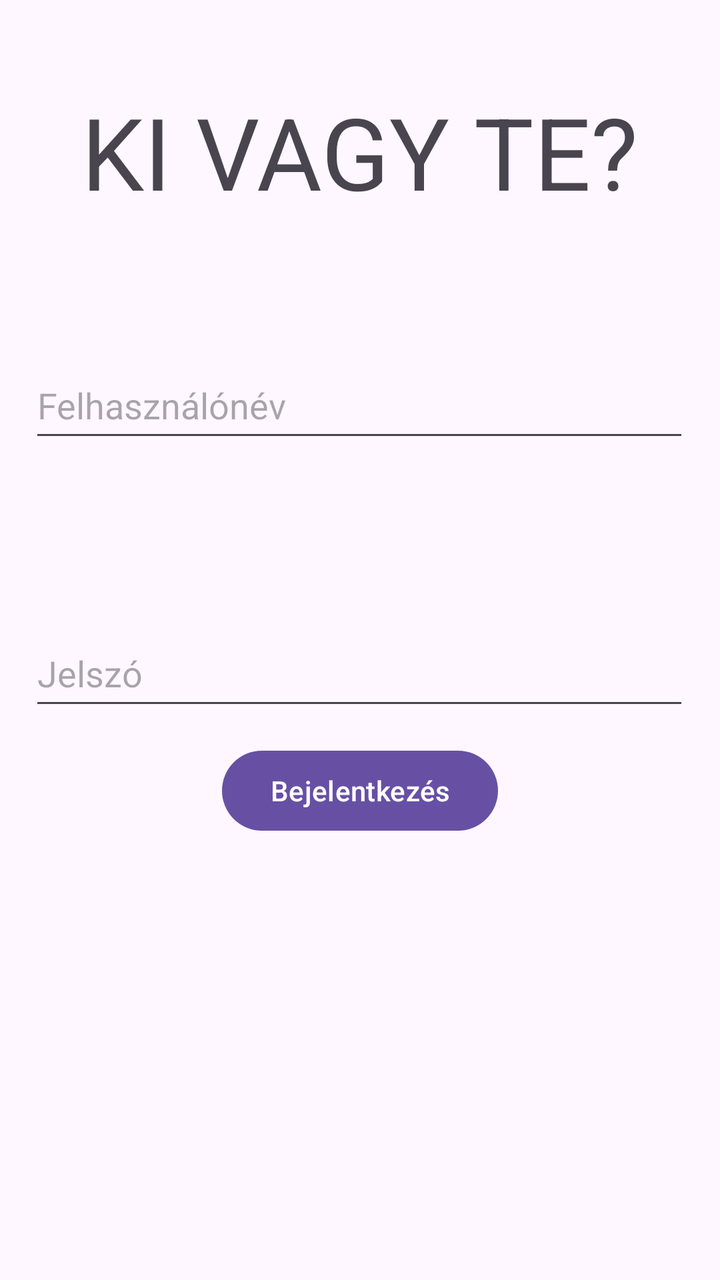
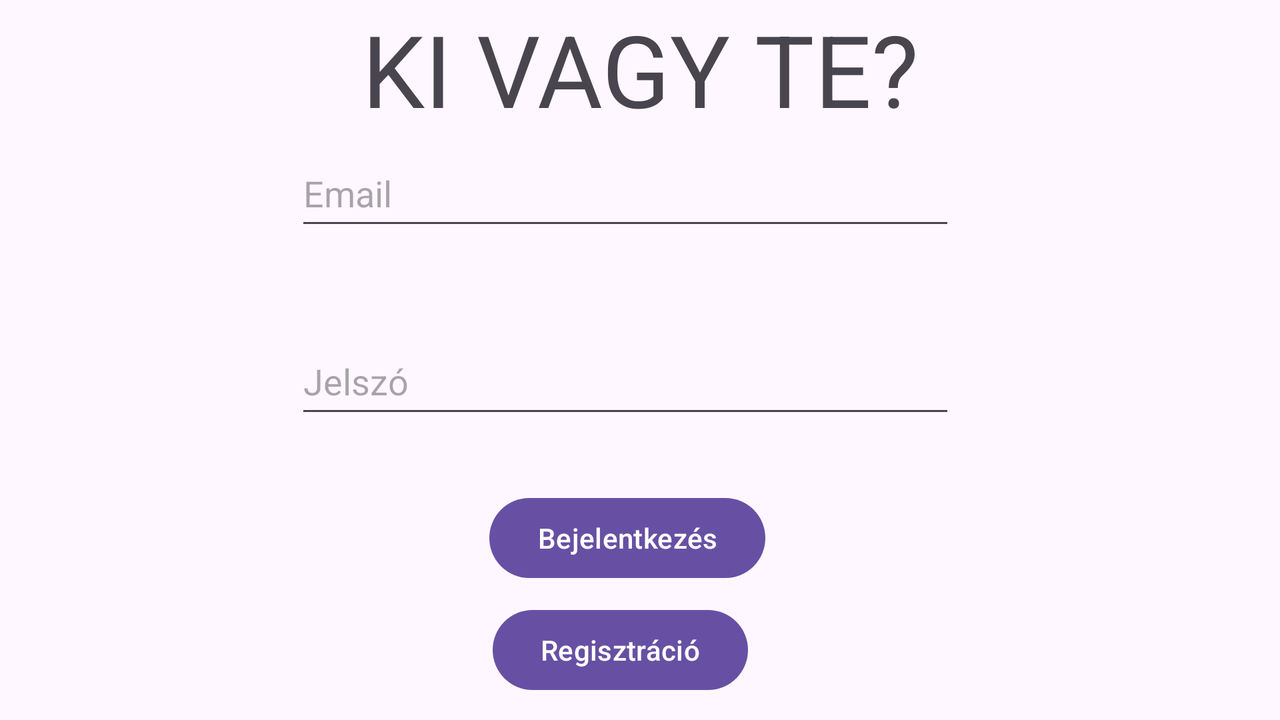

Compare how this app lays out the same screen by default and in its alternative resource folder. The renders come first, then the two layout files and the values they reference.
<!-- AndroidManifest.xml: application theme Theme.GazoraJelento -->
<!-- res/layout/activity_main.xml -->
<?xml version="1.0" encoding="utf-8"?>
<androidx.constraintlayout.widget.ConstraintLayout xmlns:android="http://schemas.android.com/apk/res/android"
    xmlns:app="http://schemas.android.com/apk/res-auto"
    xmlns:tools="http://schemas.android.com/tools"
    android:id="@+id/main"
    android:layout_width="match_parent"
    android:layout_height="match_parent"
    tools:context=".MainActivity">

    <TextView
        android:id="@+id/textView"
        android:layout_width="wrap_content"
        android:layout_height="wrap_content"
        android:text="@string/bejelentkezesHeader"
        android:textSize="50sp"
        app:layout_constraintBottom_toTopOf="@+id/usernameInput"
        app:layout_constraintEnd_toEndOf="parent"
        app:layout_constraintHorizontal_bias="0.498"
        app:layout_constraintStart_toStartOf="parent"
        app:layout_constraintTop_toTopOf="parent"
        app:layout_constraintVertical_bias="0.388" />

    <Button
        android:id="@+id/button"
        android:layout_width="wrap_content"
        android:layout_height="wrap_content"
        android:layout_marginStart="150dp"
        android:layout_marginEnd="150dp"
        android:layout_marginBottom="220dp"
        android:onClick="login"
        android:text="@string/bejelentkez_s"
        app:layout_constraintBottom_toBottomOf="parent"
        app:layout_constraintEnd_toEndOf="parent"
        app:layout_constraintStart_toStartOf="parent"
        app:layout_constraintTop_toBottomOf="@+id/passwordInput"
        app:layout_constraintVertical_bias="0.941" />

    <EditText
        android:id="@+id/usernameInput"
        android:layout_width="330dp"
        android:layout_height="50dp"
        android:layout_marginTop="176dp"
        android:ems="10"
        android:hint="@string/n_v"
        android:inputType="text"
        app:layout_constraintEnd_toEndOf="parent"
        app:layout_constraintHorizontal_bias="0.493"
        app:layout_constraintStart_toStartOf="parent"
        app:layout_constraintTop_toTopOf="parent" />

    <EditText
        android:id="@+id/passwordInput"
        android:layout_width="330dp"
        android:layout_height="50dp"
        android:layout_marginTop="84dp"
        android:ems="10"
        android:hint="@string/jelsz"
        android:inputType="textPassword"
        app:layout_constraintEnd_toEndOf="parent"
        app:layout_constraintHorizontal_bias="0.493"
        app:layout_constraintStart_toStartOf="parent"
        app:layout_constraintTop_toBottomOf="@+id/usernameInput" />

</androidx.constraintlayout.widget.ConstraintLayout>
<!-- resources referenced by this layout -->
<resources>
  <string name="bejelentkez_s">Bejelentkezés</string>
  <string name="bejelentkezesHeader">KI VAGY TE?</string>
  <string name="jelsz">Jelszó</string>
  <string name="n_v">Felhasználónév</string>
  <style name="Theme.GazoraJelento" parent="Base.Theme.GazoraJelento" />
  <style name="Base.Theme.GazoraJelento" parent="Theme.Material3.DayNight.NoActionBar">
          
          
      </style>
</resources>
<!-- res/layout-land/activity_main.xml (the repository's variant of the layout above) -->
<!-- drawn on the phone turned sideways -->
<?xml version="1.0" encoding="utf-8"?>
<androidx.constraintlayout.widget.ConstraintLayout xmlns:android="http://schemas.android.com/apk/res/android"
    xmlns:app="http://schemas.android.com/apk/res-auto"
    xmlns:tools="http://schemas.android.com/tools"
    android:id="@+id/main"
    android:layout_width="match_parent"
    android:layout_height="match_parent"
    tools:context=".MainActivity">

    <TextView
        android:id="@+id/textView"
        android:layout_width="0dp"
        android:layout_height="wrap_content"
        android:text="@string/bejelentkezesHeader"
        android:textAlignment="center"
        android:textSize="50sp"
        app:layout_constraintBottom_toTopOf="@+id/usernameInput"
        app:layout_constraintEnd_toEndOf="parent"
        app:layout_constraintHorizontal_bias="0.0"
        app:layout_constraintStart_toStartOf="parent"
        app:layout_constraintTop_toTopOf="parent"
        app:layout_constraintVertical_bias="0.284" />

    <Button
        android:id="@+id/loginButton"
        android:layout_width="wrap_content"
        android:layout_height="wrap_content"
        android:layout_marginStart="150dp"
        android:layout_marginEnd="150dp"
        android:onClick="login"
        android:text="@string/bejelentkez_s"
        app:layout_constraintBottom_toBottomOf="parent"
        app:layout_constraintEnd_toEndOf="parent"
        app:layout_constraintHorizontal_bias="0.469"
        app:layout_constraintStart_toStartOf="parent"
        app:layout_constraintTop_toBottomOf="@+id/passwordInput"
        app:layout_constraintVertical_bias="0.315" />

    <Button
        android:id="@+id/registrationButton"
        android:layout_width="wrap_content"
        android:layout_height="wrap_content"
        android:layout_marginStart="150dp"
        android:layout_marginEnd="150dp"
        android:onClick="registration"
        android:text="@string/regisztr_ci"
        app:layout_constraintBottom_toBottomOf="parent"
        app:layout_constraintEnd_toEndOf="parent"
        app:layout_constraintHorizontal_bias="0.453"
        app:layout_constraintStart_toStartOf="parent"
        app:layout_constraintTop_toBottomOf="@+id/loginButton"
        app:layout_constraintVertical_bias="0.428" />

    <EditText
        android:id="@+id/usernameInput"
        android:layout_width="330dp"
        android:layout_height="50dp"
        android:layout_marginTop="70dp"
        android:ems="10"
        android:hint="@string/email"
        android:inputType="textEmailAddress"
        app:layout_constraintEnd_toEndOf="parent"
        app:layout_constraintHorizontal_bias="0.476"
        app:layout_constraintStart_toStartOf="parent"
        app:layout_constraintTop_toTopOf="parent" />

    <EditText
        android:id="@+id/passwordInput"
        android:layout_width="330dp"
        android:layout_height="50dp"
        android:layout_marginTop="44dp"
        android:ems="10"
        android:hint="@string/jelsz"
        android:inputType="textPassword"
        app:layout_constraintEnd_toEndOf="parent"
        app:layout_constraintHorizontal_bias="0.476"
        app:layout_constraintStart_toStartOf="parent"
        app:layout_constraintTop_toBottomOf="@+id/usernameInput" />

</androidx.constraintlayout.widget.ConstraintLayout>
<!-- resources referenced by the variant -->
<!-- as the phone turned sideways resolves them -->
<resources>
  <string name="bejelentkez_s">Bejelentkezés</string>
  <string name="bejelentkezesHeader">KI VAGY TE?</string>
  <string name="email">Email</string>
  <string name="jelsz">Jelszó</string>
  <string name="regisztr_ci">Regisztráció</string>
  <style name="Theme.GazoraJelento" parent="Base.Theme.GazoraJelento" />
  <style name="Base.Theme.GazoraJelento" parent="Theme.Material3.DayNight.NoActionBar">
          
          
      </style>
</resources>
